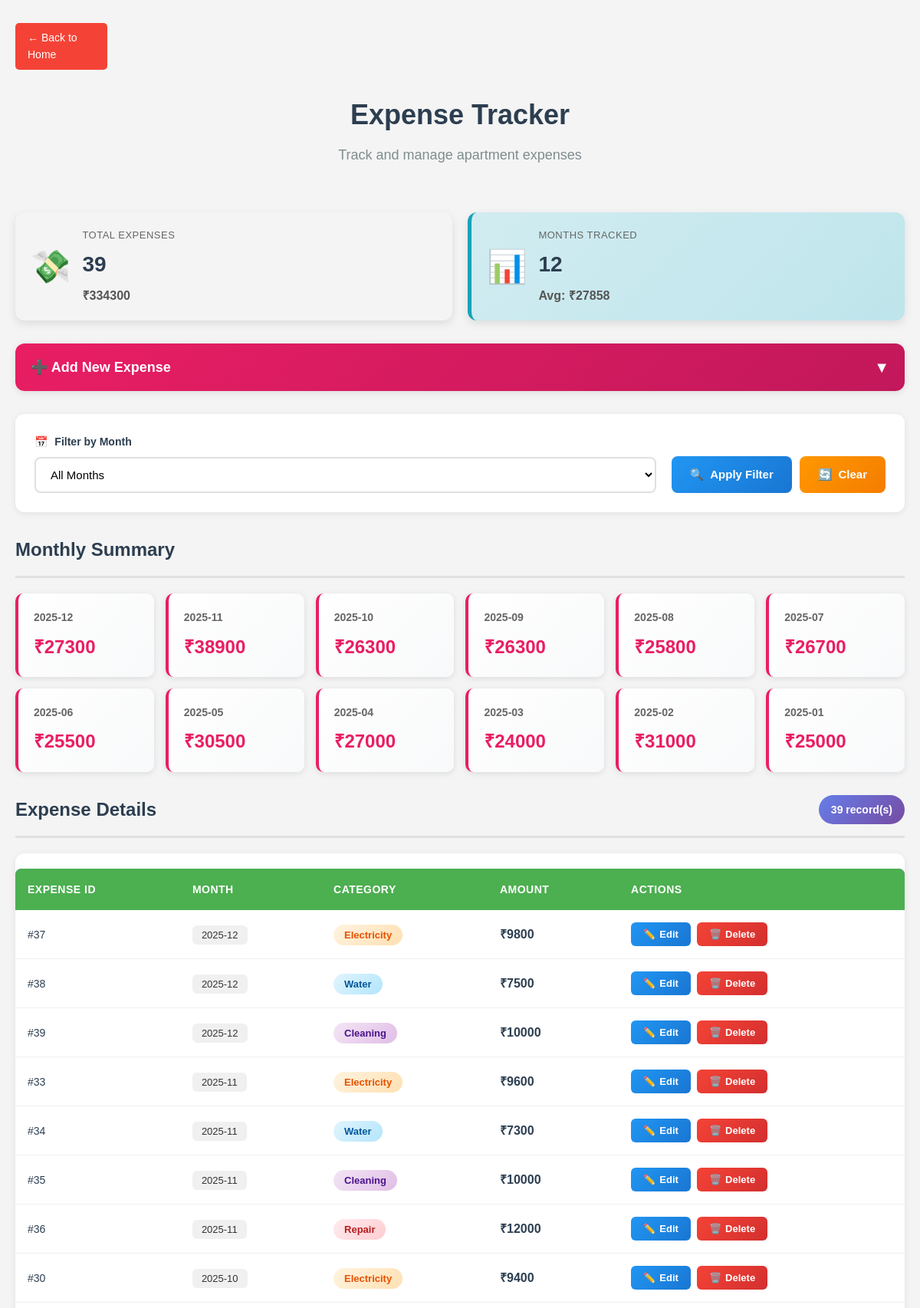
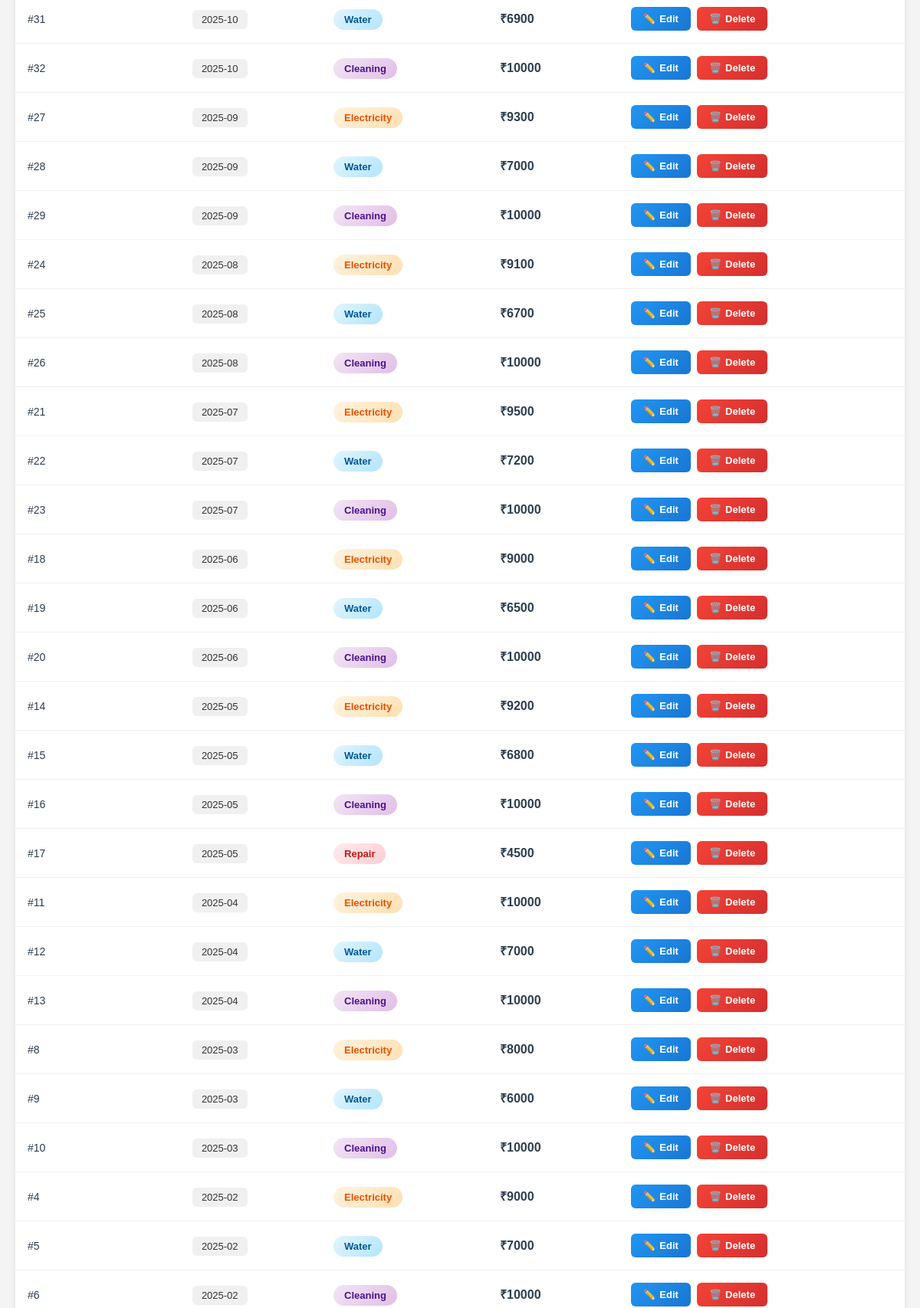
/expenses (upper part), run on the app's committed database (2 pictures, top to bottom).
### tables this page shows
CREATE TABLE expenses (
    expense_id INTEGER PRIMARY KEY AUTOINCREMENT,
    month TEXT,          
    category TEXT,        
    amount INTEGER
);

### app.py (the view)
@app.route("/expenses", methods=['GET'])
def view_expenses():
    month_filter = request.args.get("month")
    conn = db_connection()
    query = 'SELECT * FROM expenses WHERE 1=1'
    params = []
    if month_filter:
        query += ' AND month = ?'
        params.append(month_filter)
    query += ' ORDER BY month DESC, expense_id'
    expenses = conn.execute(query, params).fetchall()
    cursor = conn.cursor()
    cursor.execute('SELECT DISTINCT month FROM expenses ORDER BY month DESC')
    months = cursor.fetchall()
    cursor.execute('''
        SELECT month, SUM(amount) as total
        FROM expenses
        GROUP BY month
        ORDER BY month DESC
    ''')
    monthly_totals = cursor.fetchall()
    conn.close()
    return render_template("expenses.html", expenses=expenses, months=months, monthly_totals=monthly_totals)

### app.py (called while the page is built)
def db_connection():
    conn = sqlite3.connect(database)
    conn.row_factory = sqlite3.Row
    return conn

### templates/expenses.html (shortened to what this page needs)
<!DOCTYPE html>
<html lang="en">
<head>
    <link rel="stylesheet" href="{{ url_for('static', filename='css/style.css') }}">
</head>
<body>
    <div class="container">
        <a href="/" class="back-button">← Back to Home</a>
        <div class="page-header">
            <h1>Expense Tracker</h1>
            <p class="subtitle">Track and manage apartment expenses</p>
        </div>
        {% set total_expenses = expenses|sum(attribute='amount') %}
        {% set expense_count = expenses|length %}
        <div class="summary-cards-grid">
            <div class="summary-card-mini danger">
                <div class="card-icon">💸</div>
                <div class="card-content">
                    <p class="card-label">Total Expenses</p>
                    <p class="card-number">{{ expense_count }}</p>
                    <p class="card-amount">₹{{ total_expenses }}</p>
                </div>
            </div>
            <div class="summary-card-mini info">
                <div class="card-icon">📊</div>
                <div class="card-content">
                    <p class="card-label">Months Tracked</p>
                    <p class="card-number">{{ monthly_totals|length }}</p>
                    <p class="card-amount">Avg: ₹{{ (total_expenses / monthly_totals|length)|round|int if monthly_totals|length > 0 else 0 }}</p>
                </div>
            </div>
        </div>
        <div class="inline-form-container">
            <div class="inline-form-header" onclick="toggleAddForm()">
                <h3>➕ Add New Expense</h3>
                <span class="toggle-icon" id="addFormToggle">▼</span>
            </div>
        </div>
        <div class="filter-section-styled">
            <form method="GET" action="/expenses" class="filter-form-inline">
                <div class="filter-input-group">
                    <label for="month">
                        <span class="filter-icon">📅</span>
                        Filter by Month
                    </label>
                    <select name="month" id="month" class="styled-select">
                        <option value="">All Months</option>
                    </select>
                </div>
                <div class="filter-buttons-group">
                    <button type="submit" class="btn-apply">
                        <span>🔍</span> Apply Filter
                    </button>
                    <a href="/expenses" class="btn-clear">
                        <span>🔄</span> Clear
                    </a>
                </div>
            </form>
        </div>
        {% if monthly_totals %}
        <div class="section-header">
            <h2>Monthly Summary</h2>
        </div>
        <div class="monthly-summary-grid">
            {% for month_total in monthly_totals %}
            <div class="month-summary-card">
                <div class="month-name">{{ month_total['month'] }}</div>
                <div class="month-amount">₹{{ month_total['total'] }}</div>
            </div>
            {% endfor %}
        </div>
        {% endif %}
        {% if expenses %}
        <div class="section-header">
            <h2>Expense Details</h2>
            <span class="record-count">{{ expenses|length }} record(s)</span>
        </div>
        <div class="table-wrapper">
            <table class="modern-table">
                <thead>
                    <tr>
                        <th>Expense ID</th>
                        <th>Month</th>
                        <th>Category</th>
                        <th>Amount</th>
                        <th>Actions</th>
                    </tr>
                </thead>
                <tbody>
                    {% for expense in expenses %}
                    <tr class="table-row-hover" id="row-{{ expense['expense_id'] }}">
                        <td data-label="Expense ID">#{{ expense['expense_id'] }}</td>
                        <td data-label="Month">
                            <span class="month-tag">{{ expense['month'] }}</span>
                        </td>
                        <td data-label="Category">
                            <span class="category-badge category-{{ expense['category']|lower }}">
                                {{ expense['category'] }}
                            </span>
                        </td>
                        <td data-label="Amount">
                            <strong class="amount-text expense-amount">₹{{ expense['amount'] }}</strong>
                        </td>
                        <td data-label="Actions">
                            <div class="action-buttons">
                                <button onclick="toggleEditForm({{ expense['expense_id'] }}, '{{ expense['month'] }}', '{{ expense['category'] }}', {{ expense['amount'] }})" class="btn-edit">
                                    <span>✏️</span> Edit
                                </button>
                                <form method="POST" action="/expenses/delete/{{ expense['expense_id'] }}" style="display: inline;">
                                    <button type="submit" class="btn-delete" onclick="return confirm('Are you sure you want to delete this expense?\n\nCategory: {{ expense['category'] }}\nAmount: ₹{{ expense['amount'] }}')">
                                        <span>🗑️</span> Delete
                                    </button>
                                </form>
                            </div>
                        </td>
                    </tr>
                    {% endfor %}
                </tbody>
            </table>
        </div>
        {% endif %}
    </div>
</body>
</html>

### data on the page
expenses: expense_id "37", month "2025-12", category "Electricity", amount "9800"
expenses: expense_id "38", month "2025-12", category "Water", amount "7500"
expenses: expense_id "39", month "2025-12", category "Cleaning", amount "10000"
expenses: expense_id "33", month "2025-11", category "Electricity", amount "9600"
expenses: expense_id "34", month "2025-11", category "Water", amount "7300"
expenses: expense_id "35", month "2025-11", category "Cleaning", amount "10000"
expenses: expense_id "36", month "2025-11", category "Repair", amount "12000"
expenses: expense_id "30", month "2025-10", category "Electricity", amount "9400"
expenses: expense_id "31", month "2025-10", category "Water", amount "6900"
expenses: expense_id "32", month "2025-10", category "Cleaning", amount "10000"
expenses: expense_id "27", month "2025-09", category "Electricity", amount "9300"
expenses: expense_id "28", month "2025-09", category "Water", amount "7000"
expenses: expense_id "29", month "2025-09", category "Cleaning", amount "10000"
expenses: expense_id "24", month "2025-08", category "Electricity", amount "9100"
expenses: expense_id "25", month "2025-08", category "Water", amount "6700"
expenses: expense_id "26", month "2025-08", category "Cleaning", amount "10000"
expenses: expense_id "21", month "2025-07", category "Electricity", amount "9500"
expenses: expense_id "22", month "2025-07", category "Water", amount "7200"
expenses: expense_id "23", month "2025-07", category "Cleaning", amount "10000"
expenses: expense_id "18", month "2025-06", category "Electricity", amount "9000"
expenses: expense_id "19", month "2025-06", category "Water", amount "6500"
expenses: expense_id "20", month "2025-06", category "Cleaning", amount "10000"
expenses: expense_id "14", month "2025-05", category "Electricity", amount "9200"
expenses: expense_id "15", month "2025-05", category "Water", amount "6800"
expenses: expense_id "16", month "2025-05", category "Cleaning", amount "10000"
expenses: expense_id "17", month "2025-05", category "Repair", amount "4500"
expenses: expense_id "11", month "2025-04", category "Electricity", amount "10000"
expenses: expense_id "12", month "2025-04", category "Water", amount "7000"
expenses: expense_id "13", month "2025-04", category "Cleaning", amount "10000"
expenses: expense_id "8", month "2025-03", category "Electricity", amount "8000"
expenses: expense_id "9", month "2025-03", category "Water", amount "6000"
expenses: expense_id "10", month "2025-03", category "Cleaning", amount "10000"
expenses: expense_id "4", month "2025-02", category "Electricity", amount "9000"
expenses: expense_id "5", month "2025-02", category "Water", amount "7000"
expenses: expense_id "6", month "2025-02", category "Cleaning", amount "10000"

### other printed values
{{ expense_count }} "39"
{{ total_expenses }} "334300"
{{ monthly_totals|length }} "12"
{{ month_total['month'] }} "2025-12" "2025-11" "2025-10" "2025-09" "2025-08" "2025-07" "2025-06" "2025-05" "2025-04" "2025-03" "2025-02" "2025-01"
{{ month_total['total'] }} "27300" "38900" "26300" "26300" "25800" "26700" "25500" "30500" "27000" "24000" "31000" "25000"
{{ expenses|length }} "39"
